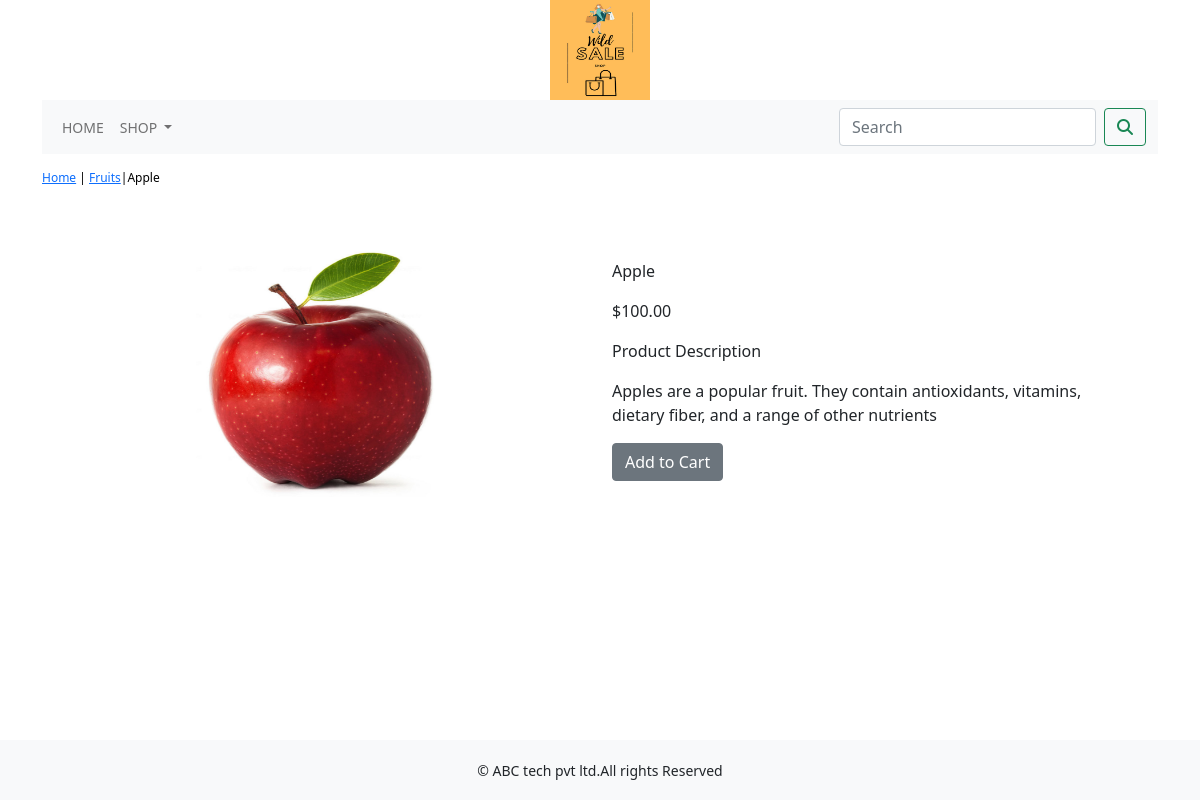
The page /shop/fruits/apple/ on the database its author committed.
### shop/models.py (models this page shows, shortened)
class Product(models.Model):
    name=models.CharField(max_length=250,unique=True)
    slug=models.SlugField(max_length=250,unique=True)
    description=models.TextField(blank=True)
    price=models.DecimalField(max_digits=10,decimal_places=2)
    category=models.ForeignKey(Category,on_delete=models.CASCADE)
    image=models.ImageField(upload_to='product',blank=True)
    stock=models.IntegerField()
    available=models.BooleanField(default=True)
    created=models.DateTimeField(auto_now_add=True)
    updated=models.DateTimeField(auto_now=True)
    class Meta:
        ordering = ('name',)
        verbose_name = 'product'
        verbose_name_plural = 'products'

class Category(models.Model):
    name=models.CharField(max_length=250,unique=True)
    slug=models.SlugField(max_length=250,unique=True)
    description=models.TextField(blank=True)
    image=models.ImageField(upload_to='category',blank=True)
    class Meta:
        ordering=('name',)
        verbose_name='category'
        verbose_name_plural='categories'
    def get_url(self):
        return reverse('shop:products_by_category',args=[self.slug])
    def __str__(self):
        return '{}'.format(self.name)

### shop/views.py (the view)
# urls.py: path('<slug:c_slug>/<slug:product_slug>/', views.proDetail, name='prodCatdetail'),
def proDetail(request,c_slug,product_slug):
    try:
        product=Product.objects.get(category__slug=c_slug,slug=product_slug)
    except Exception as e:
        raise e
    return render(request,'product.html',{'product':product})

### cart/context_processors.py (called while the page is built)
def counter(request):
    item_count=0
    if 'admin' in request.path:
        return {}
    else:
        try:
            cart=Cart.objects.filter(cart_id=_cart_id(request))
            cart_items=CartItem.objects.all().filter(cart=cart[:1])
            for cart_item in cart_items:
                item_count += cart_item.quantity
        except Cart.DoesNotExist:
            item_count =0
        return dict(item_count=item_count)

### cart/views.py (called while the page is built)
def _cart_id(request):
    cart=request.session.session_key
    if not cart:
        cart=request.session.create()
    return cart

### shop/context_processors.py (called while the page is built)
def menu_links(request):
    links=Category.objects.all()
    return dict(links=links)

### templates/product.html (shortened to what this page needs)
{% extends 'base.html' %}
{% load static %}
{% block content %}
<div class="row my_prod_row_class">
    <div class="mx_auto">
        <p> <a href="{% url 'shop:allProdCat' %}">Home</a> | <a href="{{product.category.get_url}}">{{product.category}}</a>|{{product.name}}</p>
    </div>
</div>
<div class="container">
<br>
<div class="row">
    <div class="col-12 col-sm-12 col-md-12 col-lg-6 text-center">
        <div style="min-width:18rem">
            <img src="{{product.image.url}}" alt="{{product.name}}" width="250px;" height="250px;">
        </div>
    </div>
        <div class="col-12 col-sm-12 col-md-12 col-lg-6">
            <div>
            <h1 class="my_prod_title">{{product.name}}</h1>
            <p>${{product.price}}</p>
            <p class="my_title">Product Description</p>
            <p class="text_justify my_prod_text">{{product.description}}</p>
            {% if product.stock <= 0 %}
            <p class="text-justify my_prod_text"><b>Out Of Stock</b></p>
            {% else %}
            <a class="btn btn-secondary" href="{% url 'cart:add_cart' product.id %}">Add to Cart</a>
            {% endif %}
        </div>
    </div>
</div>
    </div>
{% endblock %}

### static/css/custom.css (style rules this page uses)
body { font-family: 'Roboto', sans-serif; min-height: 100vh; }
.my_title { font-size:16px; text_transform:uppercase; lettter-spacing:.2em; }
.my_prod_row_class { padding-top:15px; padding-bottom:20px; }
.my_prod_row_class .mx_auto { color:#000; font-size:12px; text-decoration:none; }
.my_prod_title { font-size:16px; text_transform:uppercase; lettter-spacing:.2em; padding-top:15px; padding-bottom:10px; }
.my_prod_text { padding-right:20px; }

### rows shown on the page
Product: category "Fruits", name "Apple", image (picture), price "100.00", description "Apples are a popular fruit. They contain antioxidants, vitamins, dietary fiber, and a range of other nutrients"
